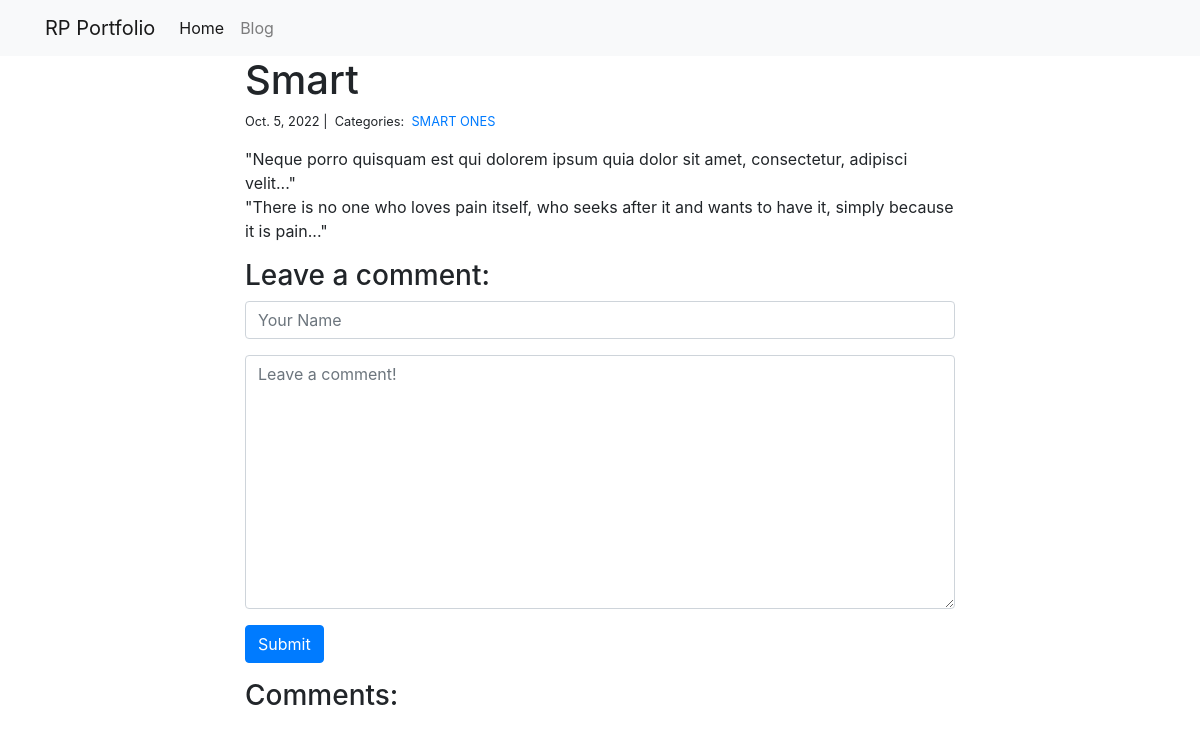
Page /blog/1/ on the committed database.
### blog/models.py (models this page shows)
class Post(models.Model):
    title = models.CharField(max_length=255)
    body = models.TextField()
    created_on = models.DateTimeField(auto_now_add=True)
    last_modified = models.DateTimeField(auto_now=True)
    categories = models.ManyToManyField("Category", related_name="posts")

class Category(models.Model):
    name = models.CharField(max_length=20)

### blog/views.py (the view, shortened to what this page needs)
# urls.py: path("<int:pk>/", views.blog_detail, name="blog_detail"),
def blog_detail(request, pk):
    post = Post.objects.get(pk=pk)
    comments = Comment.objects.filter(post=post)
    form = CommentForm()
    context = {"post": post, "comments": comments, "form": form}
    return render(request, "blog_detail.html", context)

### blog/forms.py
class CommentForm(forms.Form):
    author = forms.CharField(
        max_length=60,
        widget=forms.TextInput(attrs={
            "class": "form-control",
            "placeholder": "Your Name"
        })
    )
    body = forms.CharField(widget=forms.Textarea(
        attrs={
            "class": "form-control",
            "placeholder": "Leave a comment!"
        })
    )

### personal_portfolio/templates/blog_detail.html (shortened to what this page needs)
{% extends "base.html" %}
{% load static %}
{% block page_content %}
<div class="col-md-8 offset-md-2">
    <h1>{{ post.title }}</h1>
    <small>
        {{ post.created_on.date }} |&nbsp;
        Categories:&nbsp;
        {% for category in post.categories.all %}
        <a href="{% url 'blog_category' category.name %}">
            {{ category.name }}
        </a>&nbsp;
        {% endfor %}
    </small>
    <p>{{ post.body | linebreaks }}</p>
    <h3>Leave a comment:</h3>
    <form action="/blog/{{ post.pk }}/" method="post">
        <div class="form-group">
            {{ form.author }}
        </div>
        <div class="form-group">
            {{ form.body }}
        </div>
        <button type="submit" class="btn btn-primary">Submit</button>
    </form>
    <h3>Comments:</h3>
</div>
{% endblock %}

### rows in the picture
Post: title "Smart", created_on "Oct. 5, 2022", body "\"Neque porro quisquam est qui dolorem ipsum quia dolor sit amet, consectetur, adipisci velit...\" \"There is no one who loves pain itself, who seeks after it and wants to have it, simply because it is pain...\""
Category: name "SMART ONES"
